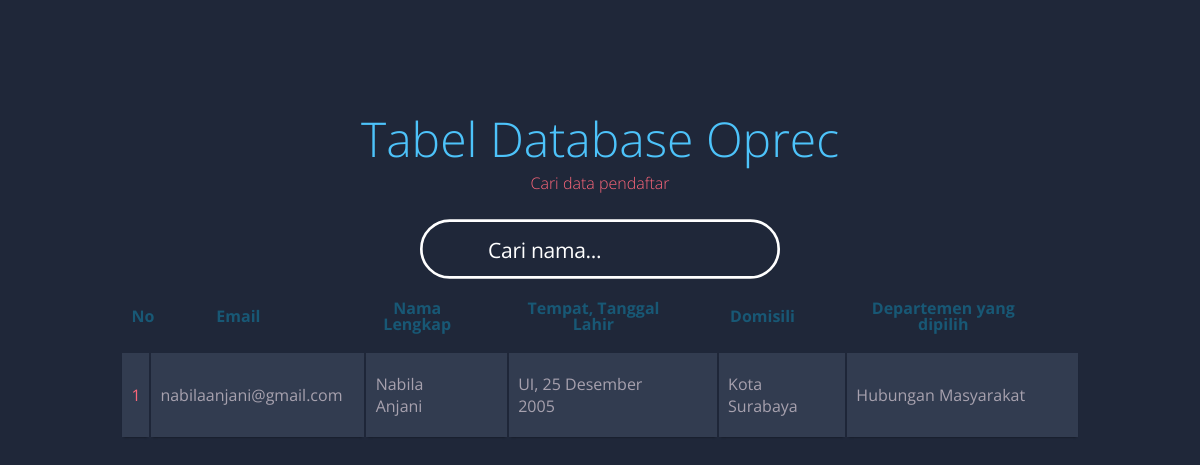
Screenshot of /index.php?cari=Nabila Anjani with the database file from the repository.
### tables this page shows
CREATE TABLE `reqruitment` (
  `email` varchar(30) NOT NULL,
  `nama_lengkap` varchar(30) NOT NULL,
  `ttl` varchar(20) NOT NULL,
  `domisili` text NOT NULL,
  `no_wa` int(16) NOT NULL,
  `status` varchar(20) NOT NULL,
  `asal` varchar(20) NOT NULL,
  `departemen` varchar(25) NOT NULL,
  `alasan` varchar(300) NOT NULL
);

### index.php (the view, shortened to what this page needs)
<!DOCTYPE html>
<html lang="en">
<head>
  <link href="https://maxcdn.icons8.com/fonts/line-awesome/1.1/css/line-awesome-font-awesome.min.css" rel="stylesheet">
</head>
<body>
<?php
include "koneksi.php";
$query = "SELECT `email`, `nama_lengkap`, `ttl`, `domisili`, `no_wa`, `status`, `asal`, `departemen`, `alasan` FROM `reqruitment` WHERE 1";
$data = mysqli_query($koneksi, $query);
echo "<div class='searchcontainer'>";
echo "<h1>Tabel Database Oprec</h1>";
echo "<h2>Cari data pendaftar</h2>";
echo "<div class='search-box'>";
echo "<div class='search-icon'><i class='fa fa-search search-icon'></i></div>";
echo "<form action='' class='search-form' method='GET'>";
echo "<input type='text' name='cari' placeholder='Cari nama...' id='search' autocomplete='off'>";
echo "</form>";
echo "</div>";
echo "</div>";
if (isset($_GET['cari'])) {
    $cari = $_GET['cari'];
    $query = "SELECT * FROM reqruitment WHERE nama_lengkap LIKE '%$cari%'";
    $data = mysqli_query($koneksi, $query);
}
if (mysqli_num_rows($data) > 0) {
    echo "<table class='container'>";
    echo "<thead>";
    echo "<tr>";
    echo "<th><h1>No</h1></th>";
    echo "<th><h1>Email</h1></th>";
    echo "<th><h1>Nama Lengkap</h1></th>";
    echo "<th><h1>Tempat, Tanggal Lahir</h1></th>";
    echo "<th><h1>Domisili</h1></th>";
    echo "<th><h1>Departemen yang dipilih</h1></th>";
    echo "</tr>";
    echo "</thead>";
    $i = 1;
    while ($row = mysqli_fetch_assoc($data)) {
    echo "<tbody>";
    echo "<tr>";
    echo "<td>$i</td>";
    echo "<td>{$row['email']}</td>";
    echo "<td>{$row['nama_lengkap']}</td>";
    echo "<td>{$row['ttl']}</td>";
    echo "<td>{$row['domisili']}</td>";
    echo "<td>{$row['departemen']}</td>";
    echo "</tr>";
    echo "</tbody>";
    $i++;
    }
    echo "</table>";
} else {
    echo "Data tidak ditemukan";
}
?>
</body>
</html>

### index.php (style rules this page uses)
body { font-family: 'Open Sans', sans-serif; font-weight: 300; line-height: 1.42em; color:#A7A1AE; background-color:#1F2739; }
h1 { font-size:3em; font-weight: 300; line-height:1em; text-align: center; color: #4DC3FA; }
h2 { font-size:1em; font-weight: 300; text-align: center; display: block; line-height:2.5em; padding-bottom: 1em; color: #FB667A; }
.container th h1 { font-weight: bold; font-size: 1em; text-align: center; color: #185875; }
.container td { font-weight: normal; font-size: 1em; -webkit-box-shadow: 0 2px 2px -2px #0E1119; -moz-box-shadow: 0 2px 2px -2px #0E1119; box-shadow: 0 2px 2px -2px #0E1119; }
.container { text-align: left; overflow: hidden; width: 80%; margin: 0 auto; display: table; padding: 0 0 8em 0; }
.container td, .container th { padding-bottom: 2%; padding-top: 2%; padding-left:1%; padding-right: 5%; }
.container tr:nth-child(odd) { background-color: #323C50; }
.container th { background-color: #1F2739; }
.container td:first-child { color: #FB667A; }
*, *:before, *:after { -webkit-tap-highlight-color: transparent; -webkit-tap-highlight-color: rgba(0,0,0,0); user-select: none; -webkit-user-select: none; -khtml-user-select: none; -moz-user-select: none; -ms-user-select: none; -o-user-select: none; box-sizing: border-box; -webkit-box-sizing: border-box; padding: 0; margin: 0; }
.searchcontainer { position: relative; margin: calc(75px + 2vh + 2vw) auto 0 auto; padding: 0; width: 100%; max-width: 840px; }
.search-box { position: relative; width: 100%; max-width: 360px; height: 60px; border-radius: 120px; margin: 0 auto; }
.search-icon, .go-icon { position: absolute; top: 0; height: 60px; width: 86px; line-height: 61px; text-align: center; }
.search-icon { left: 0; pointer-events: none; font-size: 1.22em; will-change: transform; transform: rotate(-45deg); -webkit-transform: rotate(-45deg); -moz-transform: rotate(-45deg); -o-transform: rotate(-45deg); transform-origin: center center; -webkit-transform-origin: center center; -moz-transform-origin: center center; -o-transform-origin: center center; transition: transform 400ms 220ms cubic-bezier(0.190, 1.000, 0.220, 1.000); -webkit-transition: transform 400ms 220ms cubic-bezier(0.190, 1.000, 0.220, 1.000); -moz-transition: transform 400ms 220ms cubic-bezier(0.190, 1.000, 0.220, 1.000); -o-transition: transform 400ms 220ms cubic-bezier(0.190, 1.000, 0.220, 1.000); }
.search-border { display: block; width: 100%; max-width: 360px; height: 60px; }
#search { font-family: 'Open Sans', sans-serif; position: absolute; top: 0; left: 0; width: 100%; height: 100%; border-radius: 120px; border: none; background: rgba(255,255,255,0); padding: 0 68px 0 68px; color: #FFFFFF; font-size: 1.32em; font-weight: 400; letter-spacing: -0.015em; outline: none; }

### rows the page displays
reqruitment: email "nabilaanjani@gmail.com", nama_lengkap "Nabila Anjani", ttl "UI, 25 Desember 2005", domisili "Kota Surabaya", departemen "Hubungan Masyarakat"
